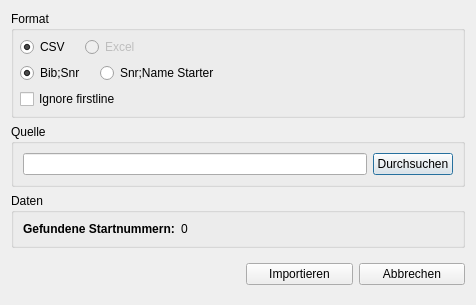
<?xml version="1.0" encoding="UTF-8"?>
<ui version="4.0">
 <class>ImportWindow</class>
 <widget class="QDialog" name="ImportWindow">
  <property name="geometry">
   <rect>
    <x>0</x>
    <y>0</y>
    <width>476</width>
    <height>300</height>
   </rect>
  </property>
  <property name="windowTitle">
   <string>Importieren</string>
  </property>
  <property name="modal">
   <bool>true</bool>
  </property>
  <layout class="QVBoxLayout" name="verticalLayout">
   <item>
    <widget class="QGroupBox" name="groupBox">
     <property name="title">
      <string>Format</string>
     </property>
     <layout class="QVBoxLayout" name="verticalLayout_2">
      <property name="leftMargin">
       <number>6</number>
      </property>
      <property name="topMargin">
       <number>6</number>
      </property>
      <property name="rightMargin">
       <number>6</number>
      </property>
      <property name="bottomMargin">
       <number>6</number>
      </property>
      <item>
       <widget class="QWidget" name="widget_2" native="true">
        <layout class="QHBoxLayout" name="horizontalLayout">
         <property name="spacing">
          <number>15</number>
         </property>
         <property name="leftMargin">
          <number>0</number>
         </property>
         <property name="topMargin">
          <number>0</number>
         </property>
         <property name="rightMargin">
          <number>0</number>
         </property>
         <property name="bottomMargin">
          <number>0</number>
         </property>
         <item>
          <widget class="QRadioButton" name="radioButton_CSV">
           <property name="sizePolicy">
            <sizepolicy hsizetype="Fixed" vsizetype="Fixed">
             <horstretch>0</horstretch>
             <verstretch>0</verstretch>
            </sizepolicy>
           </property>
           <property name="text">
            <string>CSV</string>
           </property>
           <property name="checked">
            <bool>true</bool>
           </property>
           <attribute name="buttonGroup">
            <string notr="true">buttonGroupFileType</string>
           </attribute>
          </widget>
         </item>
         <item>
          <widget class="QRadioButton" name="radioButton_Excel">
           <property name="enabled">
            <bool>false</bool>
           </property>
           <property name="sizePolicy">
            <sizepolicy hsizetype="Minimum" vsizetype="Fixed">
             <horstretch>0</horstretch>
             <verstretch>0</verstretch>
            </sizepolicy>
           </property>
           <property name="text">
            <string>Excel</string>
           </property>
           <attribute name="buttonGroup">
            <string notr="true">buttonGroupFileType</string>
           </attribute>
          </widget>
         </item>
        </layout>
       </widget>
      </item>
      <item>
       <widget class="QWidget" name="widget_3" native="true">
        <layout class="QHBoxLayout" name="horizontalLayout_2">
         <property name="spacing">
          <number>15</number>
         </property>
         <property name="leftMargin">
          <number>0</number>
         </property>
         <property name="topMargin">
          <number>0</number>
         </property>
         <property name="rightMargin">
          <number>0</number>
         </property>
         <property name="bottomMargin">
          <number>0</number>
         </property>
         <item>
          <widget class="QRadioButton" name="radioButton_bib">
           <property name="sizePolicy">
            <sizepolicy hsizetype="Fixed" vsizetype="Fixed">
             <horstretch>0</horstretch>
             <verstretch>0</verstretch>
            </sizepolicy>
           </property>
           <property name="text">
            <string>Bib;Snr</string>
           </property>
           <property name="checked">
            <bool>true</bool>
           </property>
           <attribute name="buttonGroup">
            <string notr="true">buttonGroupFileFormat</string>
           </attribute>
          </widget>
         </item>
         <item>
          <widget class="QRadioButton" name="radioButton_starter">
           <property name="enabled">
            <bool>true</bool>
           </property>
           <property name="sizePolicy">
            <sizepolicy hsizetype="Minimum" vsizetype="Fixed">
             <horstretch>0</horstretch>
             <verstretch>0</verstretch>
            </sizepolicy>
           </property>
           <property name="text">
            <string>Snr;Name Starter</string>
           </property>
           <attribute name="buttonGroup">
            <string notr="true">buttonGroupFileFormat</string>
           </attribute>
          </widget>
         </item>
        </layout>
       </widget>
      </item>
      <item>
       <widget class="QWidget" name="widget_6" native="true">
        <layout class="QHBoxLayout" name="horizontalLayout_6">
         <property name="leftMargin">
          <number>0</number>
         </property>
         <property name="topMargin">
          <number>0</number>
         </property>
         <property name="rightMargin">
          <number>0</number>
         </property>
         <property name="bottomMargin">
          <number>0</number>
         </property>
         <item>
          <widget class="QCheckBox" name="checkBox_ignoreFirstLine">
           <property name="text">
            <string>Ignore firstline</string>
           </property>
          </widget>
         </item>
        </layout>
       </widget>
      </item>
     </layout>
    </widget>
   </item>
   <item>
    <widget class="QGroupBox" name="groupBox_2">
     <property name="title">
      <string>Quelle</string>
     </property>
     <layout class="QHBoxLayout" name="horizontalLayout_3">
      <item>
       <widget class="QLineEdit" name="lineEditSource"/>
      </item>
      <item>
       <widget class="QPushButton" name="buttonSearchFile">
        <property name="text">
         <string>Durchsuchen</string>
        </property>
       </widget>
      </item>
     </layout>
    </widget>
   </item>
   <item>
    <widget class="QGroupBox" name="groupBox_3">
     <property name="title">
      <string>Daten</string>
     </property>
     <layout class="QFormLayout" name="formLayout">
      <item row="0" column="0">
       <widget class="QLabel" name="label">
        <property name="sizePolicy">
         <sizepolicy hsizetype="Fixed" vsizetype="Preferred">
          <horstretch>0</horstretch>
          <verstretch>0</verstretch>
         </sizepolicy>
        </property>
        <property name="font">
         <font>
          <weight>75</weight>
          <bold>true</bold>
         </font>
        </property>
        <property name="text">
         <string>Gefundene Startnummern:</string>
        </property>
       </widget>
      </item>
      <item row="0" column="1">
       <widget class="QLabel" name="labelFoundSnrSize">
        <property name="text">
         <string>0</string>
        </property>
       </widget>
      </item>
     </layout>
    </widget>
   </item>
   <item>
    <widget class="QWidget" name="widget" native="true">
     <layout class="QHBoxLayout" name="horizontalLayout_4">
      <property name="rightMargin">
       <number>0</number>
      </property>
      <item>
       <widget class="QWidget" name="widget_4" native="true"/>
      </item>
      <item>
       <widget class="QWidget" name="widget_5" native="true">
        <property name="maximumSize">
         <size>
          <width>250</width>
          <height>16777215</height>
         </size>
        </property>
        <property name="sizeIncrement">
         <size>
          <width>0</width>
          <height>0</height>
         </size>
        </property>
        <property name="baseSize">
         <size>
          <width>0</width>
          <height>0</height>
         </size>
        </property>
        <layout class="QHBoxLayout" name="horizontalLayout_5">
         <property name="leftMargin">
          <number>0</number>
         </property>
         <property name="topMargin">
          <number>0</number>
         </property>
         <property name="rightMargin">
          <number>0</number>
         </property>
         <property name="bottomMargin">
          <number>0</number>
         </property>
         <item>
          <widget class="QPushButton" name="buttonImport">
           <property name="text">
            <string>Importieren</string>
           </property>
          </widget>
         </item>
         <item>
          <widget class="QPushButton" name="buttonCancel">
           <property name="text">
            <string>Abbrechen</string>
           </property>
          </widget>
         </item>
        </layout>
       </widget>
      </item>
     </layout>
    </widget>
   </item>
  </layout>
 </widget>
 <tabstops>
  <tabstop>radioButton_CSV</tabstop>
  <tabstop>radioButton_Excel</tabstop>
  <tabstop>radioButton_bib</tabstop>
  <tabstop>radioButton_starter</tabstop>
  <tabstop>lineEditSource</tabstop>
  <tabstop>buttonSearchFile</tabstop>
  <tabstop>buttonImport</tabstop>
  <tabstop>buttonCancel</tabstop>
 </tabstops>
 <resources/>
 <connections/>
 <buttongroups>
  <buttongroup name="buttonGroupFileFormat"/>
  <buttongroup name="buttonGroupFileType"/>
 </buttongroups>
</ui>
